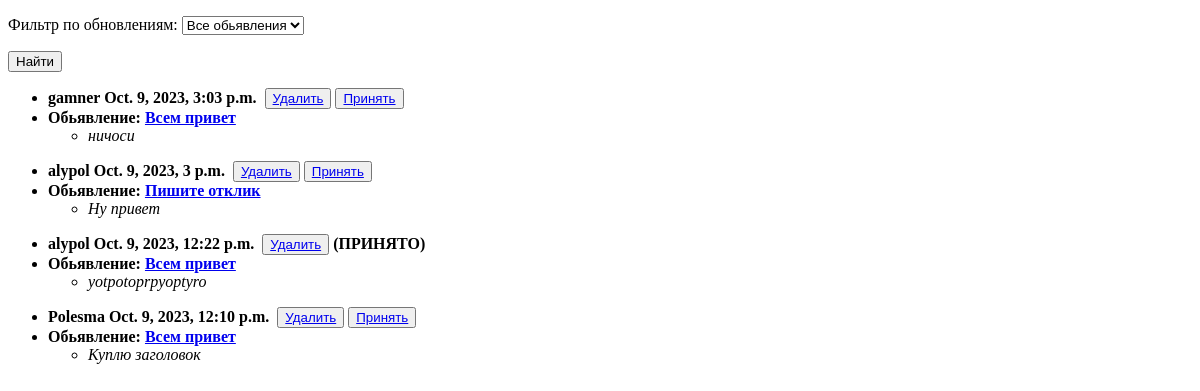
Before: /posts/replies/ (signed in) with the older database file.
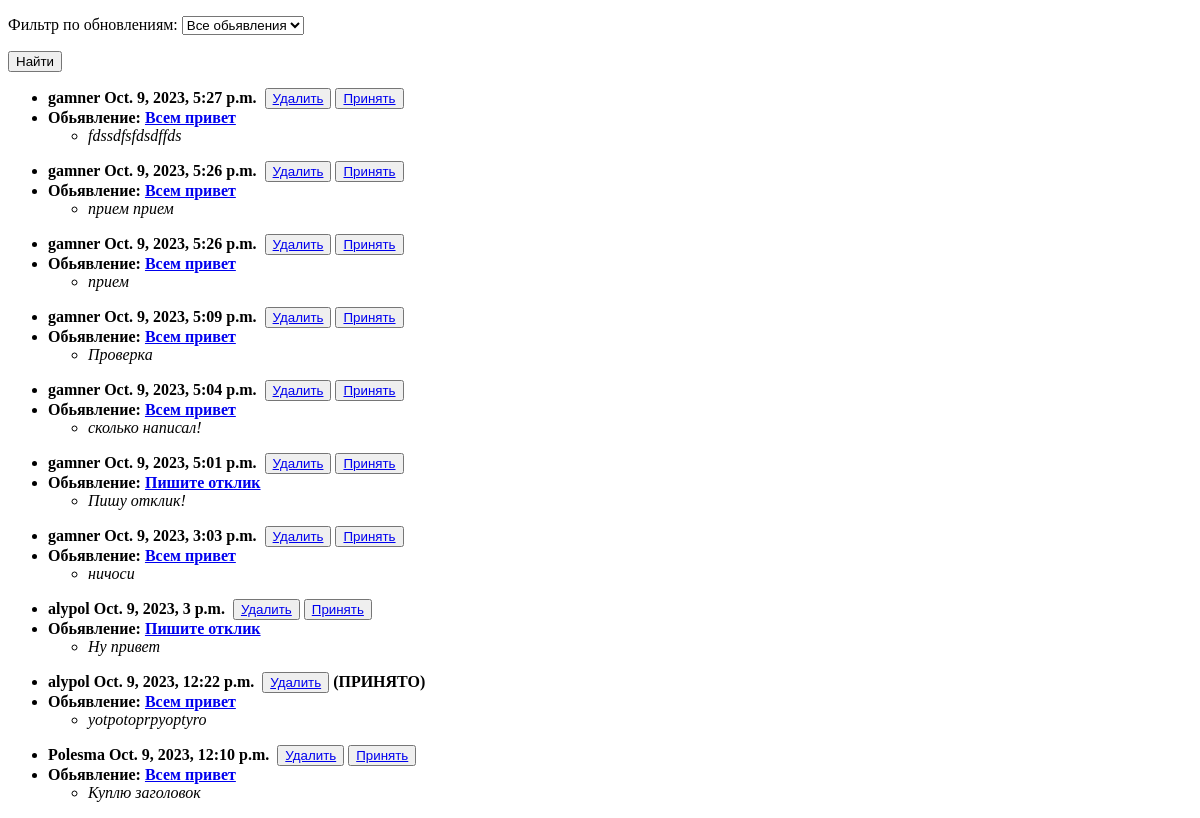
After: the same page with the newer database file.
### board/models.py (models this page shows, shortened)
class Reply(models.Model):
    post = models.ForeignKey(Post, on_delete=models.CASCADE, related_name='replies')
    author = models.ForeignKey(User, on_delete=models.CASCADE)
    content = models.TextField()
    date_posted = models.DateTimeField(default=timezone.now)
    is_allowed = models.BooleanField(default=False)

class Post(models.Model):
    post_author = models.ForeignKey(User, on_delete=models.CASCADE)
    category = models.ManyToManyField(Category)
    title = models.CharField(max_length=50)
    content = models.TextField()
    def __str__(self):
        return self.title

### board/views.py (the view)
# urls.py: path('replies/', Replies.as_view(), name='replies'),
class Replies(ListView):
    model = Reply
    template_name = 'replies.html'
    context_object_name = 'replies'
    def get_context_data(self, **kwargs):
        context = super().get_context_data(**kwargs)
        queryset = Reply.objects.filter(post__post_author_id=self.request.user.pk).order_by('-date_posted')
        context['filter'] = PostFilter(self.request.GET, queryset, request=self.request.user.pk)
        return context

### templates/replies.html (shortened to what this page needs)
<!DOCTYPE html>
<html lang="en">
<head>
</head>
<body>
    <form action="" method="get">
        {{ filter.form.as_p }}
        <input type="submit" value="Найти"/>
    </form>
    {% if filter.qs %}
        {% for reply in filter.qs %}
            <ul>
            <li><strong>{{ reply.author }} {{ reply.date_posted }}&nbsp;
                {% if reply.post.post_author == request.user or reply.author == request.user %}
                    <button><a href="{% url 'delete_reply' reply.id %}">Удалить</a></button>
                {% endif %}
                {% if reply.post.post_author == request.user and not reply.is_allowed %}
                    <button><a href="{% url 'allow_reply' reply.id %}">Принять</a></button>
                {% elif reply.post.post_author == request.user and reply.is_allowed %}
                    (ПРИНЯТО)
                {% endif %}
            </strong></li>
            <li><strong>Обьявление: <a href="{% url 'post' reply.post.id %}">{{ reply.post }}</a></strong>
            <ul>
            <li><em>{{ reply.content }}</em></li>
            </ul>
            </li>
            </ul>
        {% endfor %}
    {% else %}
    <h2>Откликов нет!</h2>
    {% endif %}
</body>
</html>

Changed rows visible on the page:
added Reply: author "gamner", date_posted "Oct. 9, 2023, 5:27 p.m.", shows "Удалить", is_allowed "Принять", post "Всем привет", content "fdssdfsfdsdffds"
added Reply: author "gamner", date_posted "Oct. 9, 2023, 5:26 p.m.", shows "Удалить", is_allowed "Принять", post "Всем привет", content "прием прием"
added Reply: author "gamner", date_posted "Oct. 9, 2023, 5:26 p.m.", shows "Удалить", is_allowed "Принять", post "Всем привет", content "прием"
added Reply: author "gamner", date_posted "Oct. 9, 2023, 5:09 p.m.", shows "Удалить", is_allowed "Принять", post "Всем привет", content "Проверка"
added Reply: author "gamner", date_posted "Oct. 9, 2023, 5:04 p.m.", shows "Удалить", is_allowed "Принять", post "Всем привет", content "сколько написал!"
added Reply: author "gamner", date_posted "Oct. 9, 2023, 5:01 p.m.", shows "Удалить", is_allowed "Принять", post "Пишите отклик", content "Пишу отклик!"
